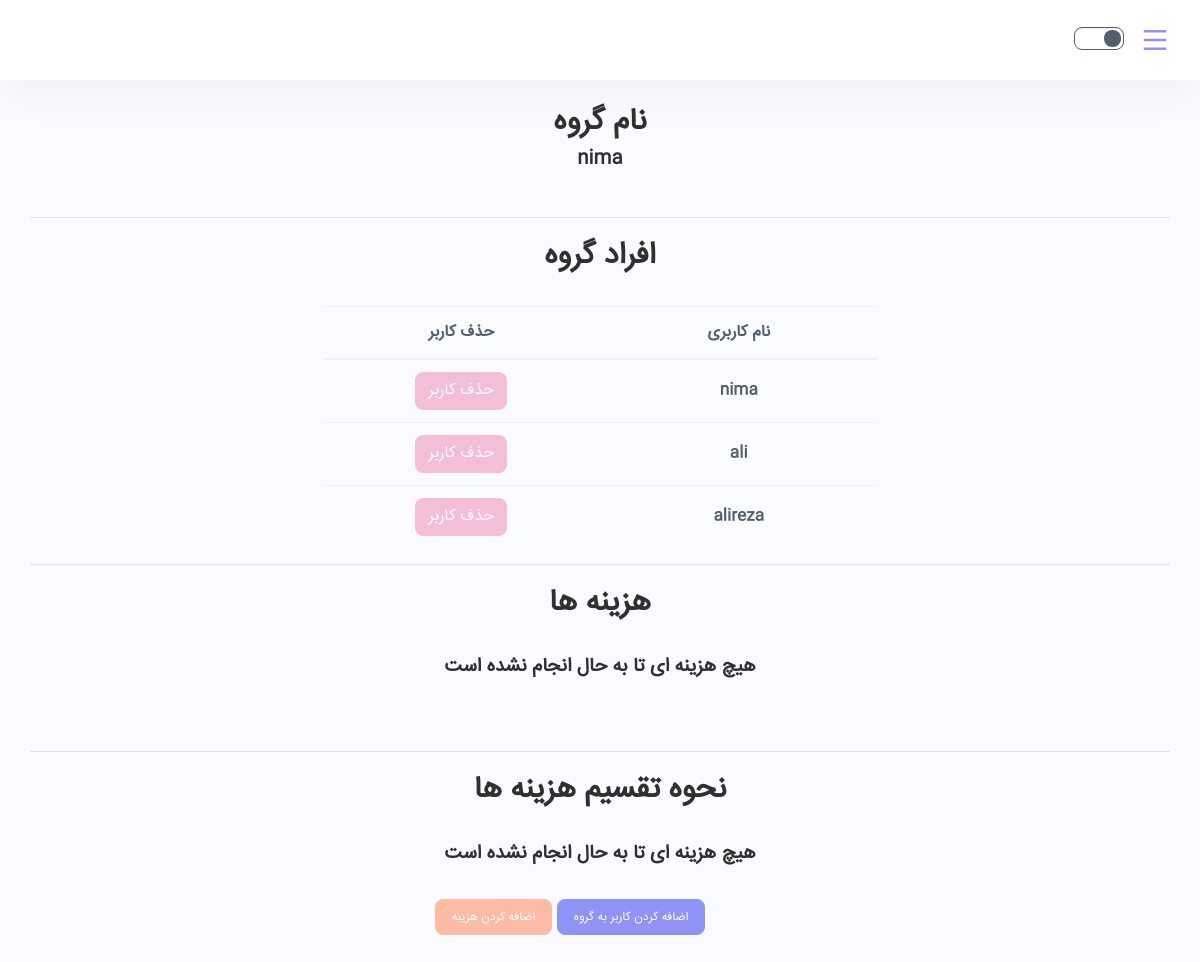
Screenshot of /groups-admin/NCSE5Q894I/ (signed in) with the database file from the repository.
### DongLand/models.py (models this page shows, shortened)
class Bunch(models.Model):
    users = models.ManyToManyField(User, null=False, blank=False, related_name="%(class)s_members")
    name = models.CharField(max_length=150, unique=False, blank=False, null=False)
    creator = models.ForeignKey(User, on_delete=models.CASCADE, null=False, blank=False,
                                related_name='%(class)s_creator')
    token_str = models.CharField(max_length=10, default=''.join(
        random.choice(string.ascii_uppercase + string.digits) for _ in range(10)))

class User(AbstractUser):
    phone_number = models.CharField(max_length=100)
    address = models.CharField(max_length=200)

### DongLand/views.py (the view, shortened to what this page needs)
# urls.py: path('groups-admin/<group_name>/', views.group_details_admin, name='group_details_admin'),
@login_required(login_url='login_page')
def group_details_admin(request, group_name):
    list(messages.get_messages(request))
    current_user = request.user
    if not current_user.is_staff:
        return HttpResponse("no access")
    group = Bunch.objects.get(token_str=group_name)
    group_users = list(group.users.all())
    expenses = list(Expense.objects.filter(bunch=group))
    amounts = []
    has_access = True
    if not has_access:
        return render(request, "bad_access.html")
    for expense in expenses:
        pay = list(Pay.objects.filter(expense=expense, payer=current_user))
        if len(pay) != 0:
            amounts.append(int(pay[0].amount))
    num_of_users = len(list(group.users.all()))
    graph = [[0 for i in range(num_of_users)] for j in range(num_of_users)]
    expenses = list(Expense.objects.filter(bunch=group))
    for i in range(len(group_users)):
        print(group_users[i].username)
    print(graph)
    result = (minCashFlow(graph))
    result = np.array(result)
    rows, cols = np.where(result != 0)
    print(result)
    debtors = []
    creditors = []
    amount_of_debt = []
    for i in range(len(rows)):
        debtors.append(group_users[rows[i]])
        creditors.append(group_users[cols[i]])
        amount_of_debt.append(int(result[rows[i]][cols[i]]))
    is_admin = False
    if group.creator.username == current_user.username:
        is_admin = True
    else:
        is_admin = False
    context = {"group_users": group_users,
               "group": group,
               "token": group_name,
               "amounts_and_expenses": list(zip(expenses, amounts)),
               "debtor_and_creditor": list(zip(debtors, creditors, amount_of_debt)),
               "is_admin": is_admin,
               "admin": group.creator}
    return render(request, "group_details_admin.html", context)

### Utils/Algorithms/split_algorithm.py (called while the page is built)
def getMin(arr, N):
    minInd = 0
    for i in range(1, N):
        if (arr[i] < arr[minInd]):
            minInd = i
    return minInd

def getMax(arr, N):
    maxInd = 0
    for i in range(1, N):
        if (arr[i] > arr[maxInd]):
            maxInd = i
    return maxInd

def minCashFlowRec(amount, N, final_graph):
    mxCredit = getMax(amount, N)
    mxDebit = getMin(amount, N)
    if (amount[mxCredit] == 0 and amount[mxDebit] == 0):
        return 0
    min = minOf2(-amount[mxDebit], amount[mxCredit])
    amount[mxCredit] -= min
    amount[mxDebit] += min
    final_graph[mxDebit][mxCredit] = min
    minCashFlowRec(amount, N, final_graph)

def minCashFlow(graph):
    N = len(graph)
    final_graph = [[0 for i in range(N)] for j in range(N)]
    amount = [0 for i in range(N)]
    for p in range(N):
        for i in range(N):
            amount[p] += (graph[i][p] - graph[p][i])
    minCashFlowRec(amount, N, final_graph)
    return final_graph

### templates/group_details_admin.html (shortened to what this page needs)
{% extends "admin_base.html" %}
{% load static %}
{% block content %}
    <div style="text-align:center">
        <div>
            <h2>
                نام گروه
            </h2>
            <h5>
                {{ group.name }}
            </h5>
        </div>
        <br>
        <hr>
        <div>
            <h2>
                افراد گروه
            </h2>
        </div>
        <br>
        <div class="container">
            <table class="table" style="margin:auto; width:50%">
                <thead>
                <tr>
                    <th scope="col" class="text-center" style="width: 50%">نام کاربری</th>
                    <th scope="col" class="text-center" style="width: 50%">حذف کاربر</th>
                </tr>
                </thead>
                <tbody>
                {% for user in group_users %}
                    <tr>
                        <th scope="row" class="text-center">{{ user.username }}</th>
                        <td class="text-center">
                            <a class="btn btn-danger text-center {% if not is_admin or user == admin %} disabled {% endif %}"
                               href="{% url 'remove_user' token user.username %}">حذف
                                کاربر</a>
                        </td>
                    </tr>
                {% endfor %}
                </tbody>
            </table>
        </div>
        <hr>
        <div>
            <h2>
                هزینه ها
            </h2>
        </div>
        <br>
        {% if amounts_and_expenses|length == 0 %}
            <h5>هیچ هزینه ای تا به حال انجام نشده است</h5>
        {% endif %}
        <br>
        <br>
        <hr>
        <div>
            <h2>
                نحوه تقسیم هزینه ها
            </h2>
        </div>
        <br>
        {% if debtor_and_creditor|length == 0 %}
            <h5>هیچ هزینه ای تا به حال انجام نشده است</h5>
        {% endif %}
        <div class="input-group justify-content-center" style="margin: 30px">
            <div class="input-group-btn">
                <a type="button" class="btn btn-primary btn-lg" href="{% url 'add_users' group.token_str %}">اضافه کردن
                    کاربر به گروه</a>
                <a type="button" class="btn btn-info btn-lg" href="{% url 'select_pay_method' token %}">اضافه کردن
                    هزینه</a>
            </div>
        </div>
    </div>
{% endblock %}

### rows the page displays
Bunch: name "nima"
User: username "nima"
User: username "ali"
User: username "alireza"
